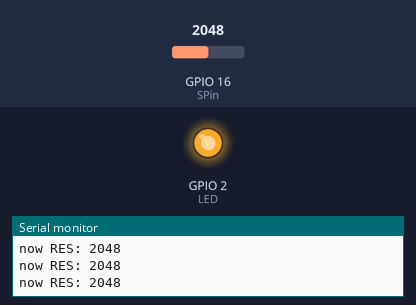
A sketch run on a simulated ESP32. On the bench: output pins drawn as LEDs (lit = HIGH), the last lines printed to the serial monitor. Inputs (shaded band) come from the test bench; at power-on: GPIO 16 (SPin) = 2048.

Above: at 1.2 s.
1.3 s: GPIO 16 (SPin) set to 111
2.8 s: GPIO 16 (SPin) set to 96
At 4.0 s:
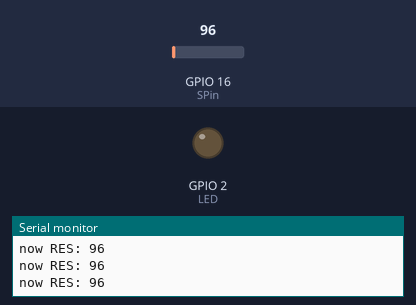
4.3 s: GPIO 16 (SPin) set to 491
At 5.5 s:
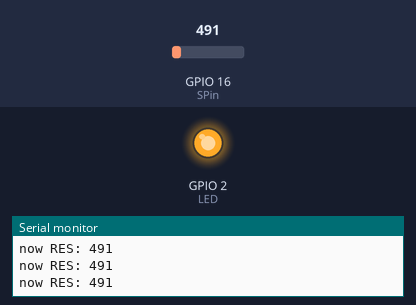
5.8 s: GPIO 16 (SPin) set to 60
At 6.9 s:
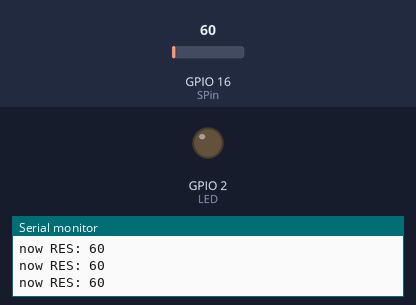
Timing chart, 0 to 8.3 s (numbered marks = the images above; inputs shaded):
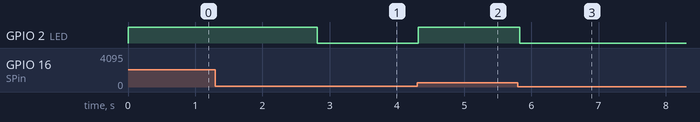

The sketch:

photoresistor.ino
```cpp
#define SPin 16  //定义按键引脚
#define LED 2  //定义LED引脚
#define ONRes 100 //LED亮的最高阻值

int resValue = 0; //光敏电阻阻值

/*
传感器：光线/光敏电阻
实验现象：读取光敏电阻的阻值，打印到串口台，当阻值低于100Ω时，LED发亮
*/

void setup() {
  //定义串口波特率
  Serial.begin(115200);
  //定义引脚模式
  pinMode(LED, OUTPUT);
}

void loop() {
  resValue = analogRead(SPin);
  Serial.printf("now RES: %d\n", resValue);
  if(resValue <= 100)   digitalWrite(LED, LOW);
  else digitalWrite(LED, HIGH);
  delay(50);
}
```

Measured:
- the behaviour switches between 101 and 100 on GPIO 16 (SPin) (found by bisection; images 0 and 1)
- after the input at 2.8 s, GPIO 2 (LED): HIGH → LOW at once
- after the input at 4.3 s, GPIO 2 (LED): LOW → HIGH at once
- after the input at 5.8 s, GPIO 2 (LED): HIGH → LOW at once
